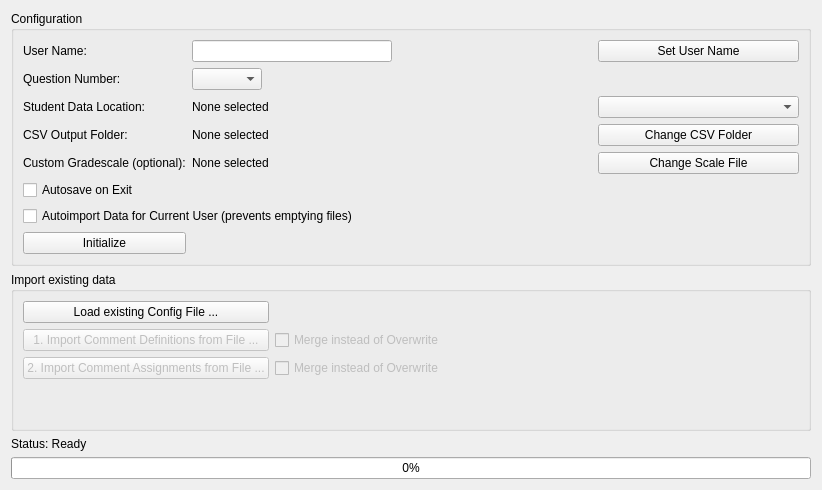
      <widget class="QWidget" name="tab_init">
       <attribute name="title">
        <string>Initialize</string>
       </attribute>
       <layout class="QVBoxLayout" name="verticalLayout_10">
        <item>
         <widget class="QGroupBox" name="groupbox_init_config">
          <property name="title">
           <string>Configuration</string>
          </property>
          <layout class="QGridLayout" name="gridLayout_7">
           <item row="0" column="0">
            <layout class="QGridLayout" name="gridlayout_init_config">
             <item row="4" column="1">
              <widget class="QLabel" name="label_init_dispCSVFolder">
               <property name="text">
                <string>None selected</string>
               </property>
              </widget>
             </item>
             <item row="5" column="2">
              <widget class="QPushButton" name="button_init_chooseGradescaleFile">
               <property name="sizePolicy">
                <sizepolicy hsizetype="Preferred" vsizetype="Fixed">
                 <horstretch>0</horstretch>
                 <verstretch>0</verstretch>
                </sizepolicy>
               </property>
               <property name="text">
                <string>Change Scale File</string>
               </property>
              </widget>
             </item>
             <item row="1" column="0">
              <widget class="QLabel" name="label_init_question">
               <property name="text">
                <string>Question Number:</string>
               </property>
              </widget>
             </item>
             <item row="5" column="1">
              <widget class="QLabel" name="label_init_dispGradescale">
               <property name="minimumSize">
                <size>
                 <width>300</width>
                 <height>0</height>
                </size>
               </property>
               <property name="text">
                <string>None selected</string>
               </property>
              </widget>
             </item>
             <item row="2" column="1">
              <widget class="QLabel" name="label_init_dispBaseFolder">
               <property name="minimumSize">
                <size>
                 <width>400</width>
                 <height>0</height>
                </size>
               </property>
               <property name="maximumSize">
                <size>
                 <width>16777215</width>
                 <height>16777215</height>
                </size>
               </property>
               <property name="text">
                <string>None selected</string>
               </property>
              </widget>
             </item>
             <item row="2" column="2">
              <widget class="QComboBox" name="combobox_init_dataLoc">
               <property name="currentIndex">
                <number>-1</number>
               </property>
               <item>
                <property name="text">
                 <string>Import data from folder structure</string>
                </property>
               </item>
               <item>
                <property name="text">
                 <string>Load student data file</string>
                </property>
               </item>
              </widget>
             </item>
             <item row="2" column="0">
              <widget class="QLabel" name="label_init_baseFolder">
               <property name="text">
                <string>Student Data Location:</string>
               </property>
              </widget>
             </item>
             <item row="4" column="0">
              <widget class="QLabel" name="label_init_CSVFolder">
               <property name="text">
                <string>CSV Output Folder:</string>
               </property>
              </widget>
             </item>
             <item row="0" column="1">
              <widget class="QLineEdit" name="textbox_init_user">
               <property name="minimumSize">
                <size>
                 <width>0</width>
                 <height>0</height>
                </size>
               </property>
               <property name="maximumSize">
                <size>
                 <width>200</width>
                 <height>16777215</height>
                </size>
               </property>
               <property name="text">
                <string/>
               </property>
              </widget>
             </item>
             <item row="6" column="0">
              <widget class="QCheckBox" name="checkbox_init_autosave">
               <property name="text">
                <string>Autosave on Exit</string>
               </property>
              </widget>
             </item>
             <item row="1" column="1">
              <widget class="QComboBox" name="combobox_init_question">
               <property name="maximumSize">
                <size>
                 <width>70</width>
                 <height>16777215</height>
                </size>
               </property>
              </widget>
             </item>
             <item row="5" column="0">
              <widget class="QLabel" name="label_init_selectGradescale">
               <property name="text">
                <string>Custom Gradescale (optional):</string>
               </property>
              </widget>
             </item>
             <item row="4" column="2">
              <widget class="QPushButton" name="button_init_chooseCSVFolder">
               <property name="text">
                <string>Change CSV Folder</string>
               </property>
              </widget>
             </item>
             <item row="0" column="2">
              <widget class="QPushButton" name="button_init_setUser">
               <property name="sizePolicy">
                <sizepolicy hsizetype="Preferred" vsizetype="Fixed">
                 <horstretch>0</horstretch>
                 <verstretch>0</verstretch>
                </sizepolicy>
               </property>
               <property name="text">
                <string>Set User Name</string>
               </property>
              </widget>
             </item>
             <item row="0" column="0">
              <widget class="QLabel" name="label_init_user">
               <property name="text">
                <string>User Name:</string>
               </property>
              </widget>
             </item>
             <item row="8" column="0">
              <widget class="QPushButton" name="button_init_initialize">
               <property name="text">
                <string>Initialize</string>
               </property>
              </widget>
             </item>
             <item row="7" column="0" colspan="2">
              <widget class="QCheckBox" name="checkbox_init_autoimport">
               <property name="text">
                <string>Autoimport Data for Current User (prevents emptying files)</string>
               </property>
              </widget>
             </item>
            </layout>
           </item>
          </layout>
         </widget>
        </item>
        <item>
         <widget class="QGroupBox" name="groupbox_init_import">
          <property name="title">
           <string>Import existing data</string>
          </property>
          <layout class="QGridLayout" name="gridlayout_init_import">
           <item row="1" column="2">
            <spacer name="horizontalspacer_init_config">
             <property name="orientation">
              <enum>Qt::Horizontal</enum>
             </property>
             <property name="sizeHint" stdset="0">
              <size>
               <width>40</width>
               <height>20</height>
              </size>
             </property>
            </spacer>
           </item>
           <item row="0" column="0">
            <widget class="QPushButton" name="button_init_loadConfig">
             <property name="text">
              <string>Load existing Config File ...</string>
             </property>
            </widget>
           </item>
           <item row="1" column="0">
            <widget class="QPushButton" name="button_init_loadCommentDefs">
             <property name="enabled">
              <bool>false</bool>
             </property>
             <property name="text">
              <string>1. Import Comment Definitions from File ...</string>
             </property>
            </widget>
           </item>
           <item row="2" column="1">
            <widget class="QCheckBox" name="checkbox_init_mergeAssign">
             <property name="enabled">
              <bool>false</bool>
             </property>
             <property name="text">
              <string>Merge instead of Overwrite</string>
             </property>
            </widget>
           </item>
           <item row="2" column="0">
            <widget class="QPushButton" name="button_init_loadCommentAssignments">
             <property name="enabled">
              <bool>false</bool>
             </property>
             <property name="text">
              <string>2. Import Comment Assignments from File ...</string>
             </property>
            </widget>
           </item>
           <item row="1" column="1">
            <widget class="QCheckBox" name="checkbox_init_mergeDefs">
             <property name="enabled">
              <bool>false</bool>
             </property>
             <property name="text">
              <string>Merge instead of Overwrite</string>
             </property>
            </widget>
           </item>
           <item row="3" column="1">
            <spacer name="verticalspacer_init">
             <property name="orientation">
              <enum>Qt::Vertical</enum>
             </property>
             <property name="sizeHint" stdset="0">
              <size>
               <width>20</width>
               <height>40</height>
              </size>
             </property>
            </spacer>
           </item>
          </layout>
         </widget>
        </item>
        <item>
         <widget class="QLabel" name="label_init_status">
          <property name="text">
           <string>Status: Ready</string>
          </property>
         </widget>
        </item>
        <item>
         <widget class="QProgressBar" name="progressbar_init_status">
          <property name="value">
           <number>0</number>
          </property>
         </widget>
        </item>
       </layout>
      </widget>
